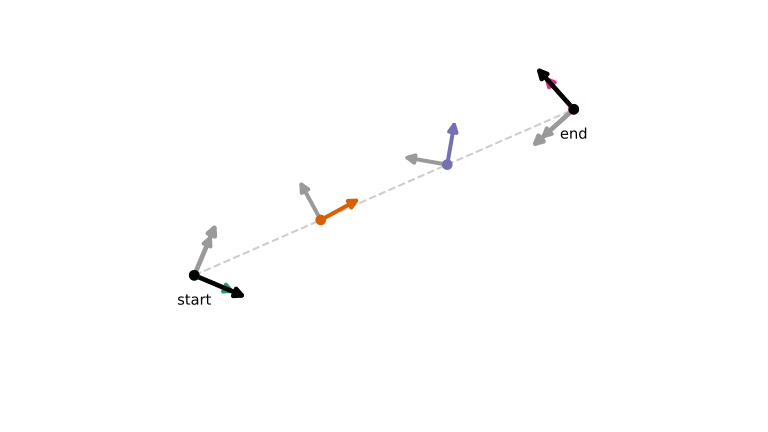

This figure's Python source:
"""
Visual check for sample_pose_line: draws the start/end poses (larger,
labeled) plus n interpolated poses between them, all as draw_pose_frame
glyphs, to confirm position + heading interpolation looks right before
using this as the sampled-line input to the methodology figure's panels.

Usage:
    python pose_line_test.py
Produces pose_line_test.png / .svg in this directory.
"""

import numpy as np
import matplotlib.pyplot as plt

from robot_arm_fig import draw_pose_frame, sample_pose_line, PALETTE

START_POSE = (0.0, 0.0, -0.4)
END_POSE = (3.2, 1.4, 2.3)
N_SAMPLES = 4


def main():
    fig, ax = plt.subplots(figsize=(8, 4.5))

    poses = sample_pose_line(START_POSE, END_POSE, N_SAMPLES)
    for i, (x, y, heading) in enumerate(poses):
        color = PALETTE[i % len(PALETTE)]
        draw_pose_frame(ax, (x, y), heading, color, axis_len=0.4, lw=3.0)

    # start/end labeled explicitly, drawn last so they sit on top
    draw_pose_frame(ax, START_POSE[:2], START_POSE[2], "black", axis_len=0.5, lw=3.5)
    draw_pose_frame(ax, END_POSE[:2], END_POSE[2], "black", axis_len=0.5, lw=3.5)
    ax.annotate("start", START_POSE[:2], xytext=(0, -22),
                textcoords="offset points", ha="center", fontsize=11)
    ax.annotate("end", END_POSE[:2], xytext=(0, -22),
                textcoords="offset points", ha="center", fontsize=11)

    ax.plot([START_POSE[0], END_POSE[0]], [START_POSE[1], END_POSE[1]],
            linestyle="--", color="#cccccc", zorder=1, lw=1.5)

    ax.set_xlim(-0.8, 4.0)
    ax.set_ylim(-1.2, 2.2)
    ax.set_aspect("equal")
    ax.axis("off")

    fig.tight_layout()
    fig.savefig("pose_line_test.png", dpi=300, facecolor="white")
    fig.savefig("pose_line_test.svg", facecolor="white")
    print("Saved pose_line_test.png / pose_line_test.svg")


if __name__ == "__main__":
    main()
